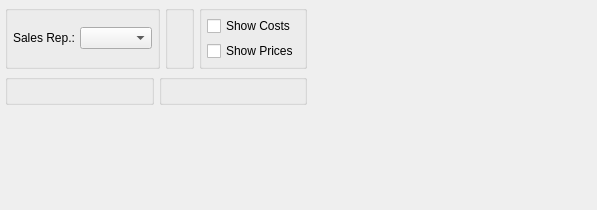
<?xml version="1.0" encoding="UTF-8"?>
<ui version="4.0">
 <comment>This file is part of the xTuple ERP: PostBooks Edition, a free and
open source Enterprise Resource Planning software suite,
Copyright (c) 1999-2010 by OpenMFG LLC, d/b/a xTuple.
It is licensed to you under the Common Public Attribution License
version 1.0, the full text of which (including xTuple-specific Exhibits)
is available at www.xtuple.com/CPAL.  By using this software, you agree
to be bound by its terms.</comment>
 <class>dspSalesHistoryBySalesrep</class>
 <widget class="QWidget" name="dspSalesHistoryBySalesrep">
  <property name="geometry">
   <rect>
    <x>0</x>
    <y>0</y>
    <width>597</width>
    <height>210</height>
   </rect>
  </property>
  <property name="windowTitle">
   <string>Sales History by Sales Rep.</string>
  </property>
  <layout class="QHBoxLayout" name="horizontalLayout_3">
   <item>
    <layout class="QVBoxLayout" name="verticalLayout_3">
     <item>
      <layout class="QHBoxLayout" name="horizontalLayout">
       <item>
        <widget class="QGroupBox" name="_salesrepGroup">
         <property name="title">
          <string/>
         </property>
         <layout class="QGridLayout" name="gridLayout_3">
          <item row="0" column="0">
           <widget class="QLabel" name="_salesrepLit">
            <property name="text">
             <string>Sales Rep.:</string>
            </property>
            <property name="alignment">
             <set>Qt::AlignVCenter</set>
            </property>
           </widget>
          </item>
          <item row="0" column="1">
           <widget class="XComboBox" name="_salesrep">
            <property name="sizePolicy">
             <sizepolicy hsizetype="Expanding" vsizetype="Fixed">
              <horstretch>0</horstretch>
              <verstretch>0</verstretch>
             </sizepolicy>
            </property>
           </widget>
          </item>
         </layout>
        </widget>
       </item>
       <item>
        <widget class="QGroupBox" name="_dateGroup">
         <property name="title">
          <string/>
         </property>
         <layout class="QGridLayout" name="gridLayout">
          <item row="0" column="0">
           <widget class="DateCluster" name="_dates"/>
          </item>
         </layout>
        </widget>
       </item>
       <item>
        <widget class="QGroupBox" name="_optionsGroup">
         <property name="title">
          <string/>
         </property>
         <layout class="QGridLayout" name="gridLayout_2">
          <item row="0" column="0">
           <layout class="QVBoxLayout" name="verticalLayout_2">
            <item>
             <layout class="QVBoxLayout" name="verticalLayout">
              <item>
               <widget class="XCheckBox" name="_showCosts">
                <property name="text">
                 <string>Show Costs</string>
                </property>
               </widget>
              </item>
              <item>
               <widget class="XCheckBox" name="_showPrices">
                <property name="text">
                 <string>Show Prices</string>
                </property>
               </widget>
              </item>
             </layout>
            </item>
            <item>
             <spacer>
              <property name="orientation">
               <enum>Qt::Vertical</enum>
              </property>
              <property name="sizeType">
               <enum>QSizePolicy::Preferred</enum>
              </property>
              <property name="sizeHint" stdset="0">
               <size>
                <width>10</width>
                <height>0</height>
               </size>
              </property>
             </spacer>
            </item>
           </layout>
          </item>
         </layout>
        </widget>
       </item>
      </layout>
     </item>
     <item>
      <layout class="QHBoxLayout" name="horizontalLayout_2">
       <item>
        <widget class="ParameterGroup" name="_productCategory">
         <property name="title">
          <string/>
         </property>
         <property name="fixedSize">
          <bool>false</bool>
         </property>
        </widget>
       </item>
       <item>
        <widget class="WarehouseGroup" name="_warehouse">
         <property name="title">
          <string/>
         </property>
         <property name="fixedSize">
          <bool>false</bool>
         </property>
        </widget>
       </item>
      </layout>
     </item>
     <item>
      <spacer name="verticalSpacer">
       <property name="orientation">
        <enum>Qt::Vertical</enum>
       </property>
       <property name="sizeHint" stdset="0">
        <size>
         <width>20</width>
         <height>0</height>
        </size>
       </property>
      </spacer>
     </item>
    </layout>
   </item>
   <item>
    <spacer>
     <property name="orientation">
      <enum>Qt::Horizontal</enum>
     </property>
     <property name="sizeType">
      <enum>QSizePolicy::Expanding</enum>
     </property>
     <property name="sizeHint" stdset="0">
      <size>
       <width>1</width>
       <height>35</height>
      </size>
     </property>
    </spacer>
   </item>
  </layout>
 </widget>
 <layoutdefault spacing="5" margin="5"/>
 <pixmapfunction>qPixmapFromMimeSource</pixmapfunction>
 <customwidgets>
  <customwidget>
   <class>DateCluster</class>
   <extends>QWidget</extends>
   <header>datecluster.h</header>
  </customwidget>
  <customwidget>
   <class>ParameterGroup</class>
   <extends>QGroupBox</extends>
   <header>parametergroup.h</header>
  </customwidget>
  <customwidget>
   <class>WarehouseGroup</class>
   <extends>QGroupBox</extends>
   <header>warehousegroup.h</header>
  </customwidget>
  <customwidget>
   <class>XCheckBox</class>
   <extends>QCheckBox</extends>
   <header>xcheckbox.h</header>
  </customwidget>
  <customwidget>
   <class>XComboBox</class>
   <extends>QComboBox</extends>
   <header>xcombobox.h</header>
  </customwidget>
 </customwidgets>
 <tabstops>
  <tabstop>_salesrep</tabstop>
  <tabstop>_warehouse</tabstop>
  <tabstop>_dates</tabstop>
  <tabstop>_productCategory</tabstop>
  <tabstop>_showCosts</tabstop>
  <tabstop>_showPrices</tabstop>
 </tabstops>
 <resources/>
 <connections/>
</ui>
